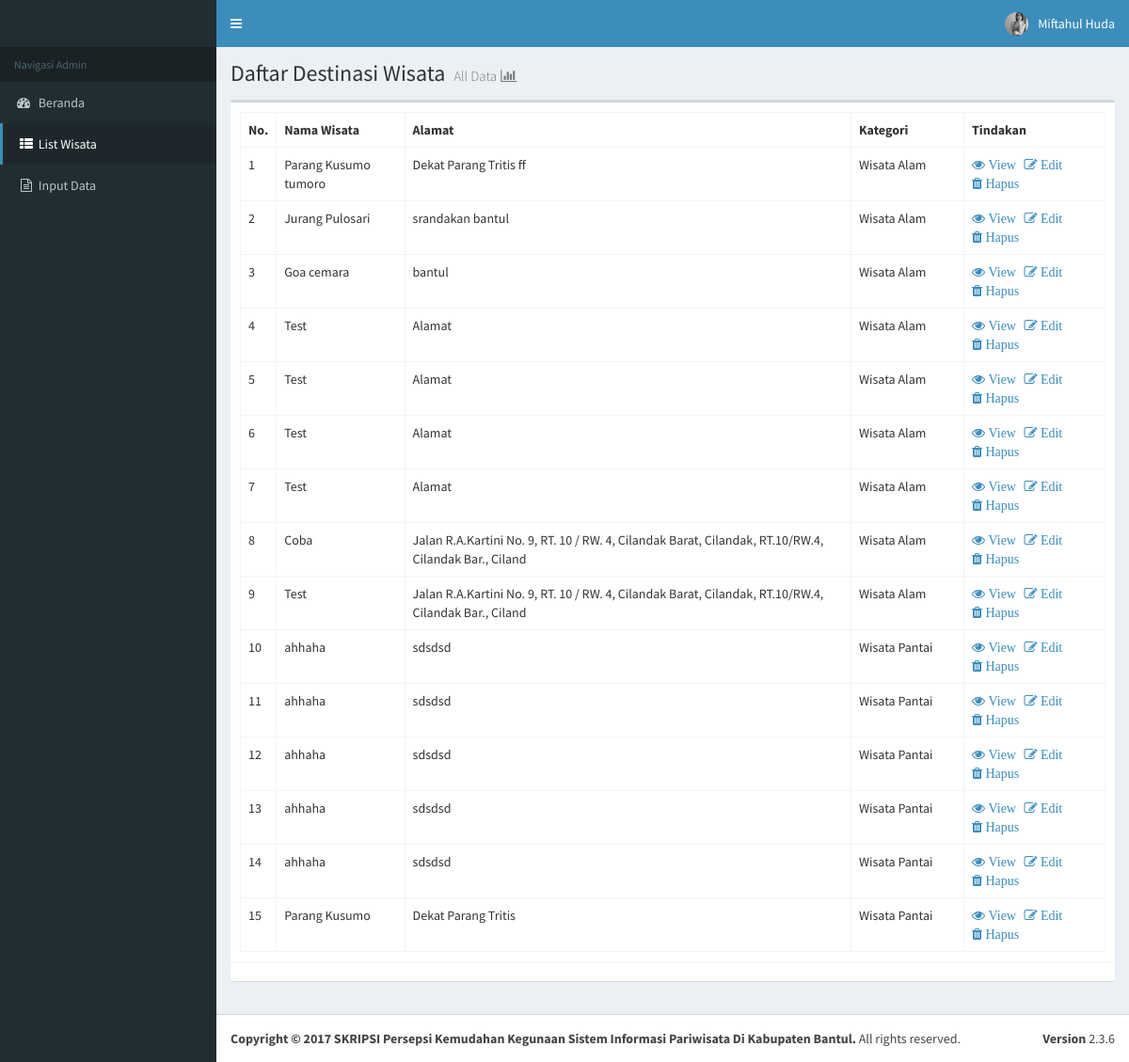
/admin/list_wisata.php (signed in), run on an earlier commit of the app's database.
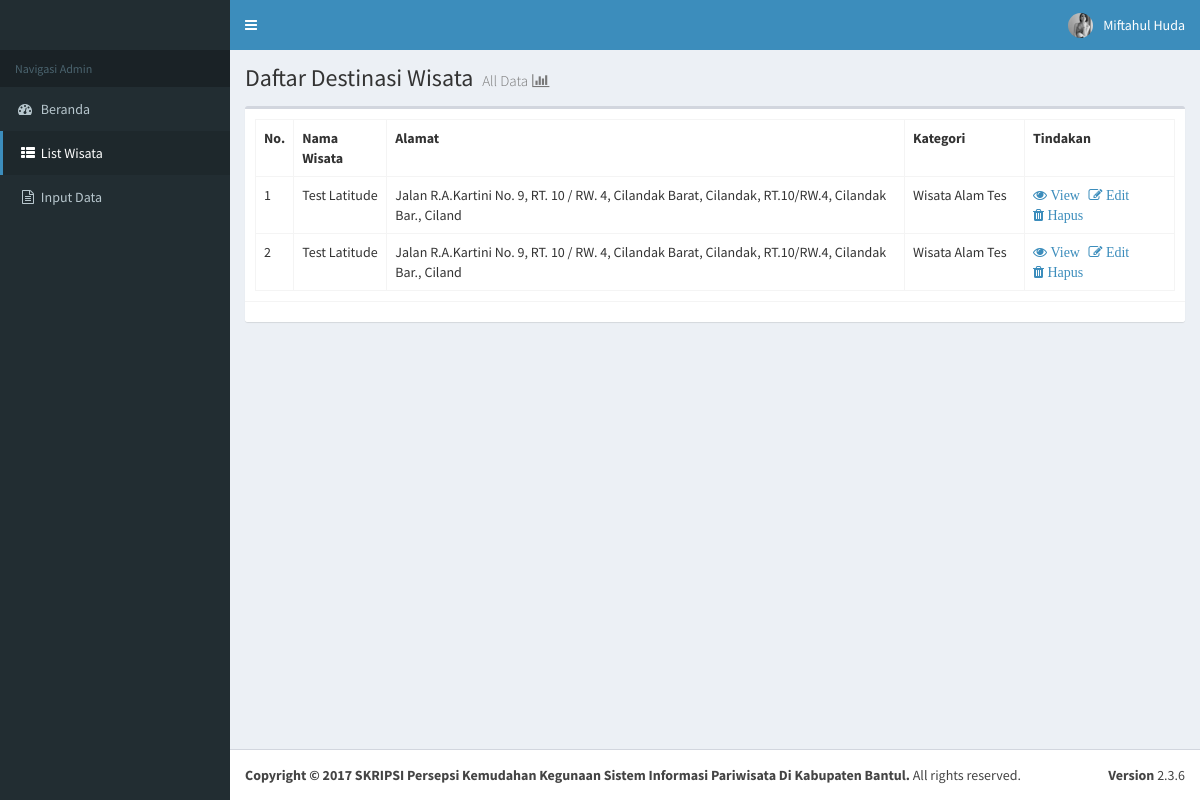
And on a later commit of the database.
### tables this page shows
CREATE TABLE `wisata` (
  `id_wisata` int(5) NOT NULL,
  `nama_wisata` varchar(30) NOT NULL,
  `alamat` varchar(100) NOT NULL,
  `id_kategori` int(2) NOT NULL,
  `deskripsi` text NOT NULL,
  `latitude` text NOT NULL,
  `longitude` text NOT NULL
);

CREATE TABLE `kategori` (
  `id_kategori` int(1) NOT NULL,
  `nama_kategori` varchar(15) NOT NULL
);

### admin/list_wisata.php (the view, shortened to what this page needs)
<?php
include "../konfigurasi/config.php";
?>
<!DOCTYPE html>
<html>
<head>
  <link rel="stylesheet" href="../bootstrap/css/bootstrap.min.css">
  <link rel="stylesheet" href="https://cdnjs.cloudflare.com/ajax/libs/font-awesome/4.5.0/css/font-awesome.min.css">
  <link rel="stylesheet" href="https://cdnjs.cloudflare.com/ajax/libs/ionicons/2.0.1/css/ionicons.min.css">
  <link rel="stylesheet" href="../dist/css/AdminLTE.min.css">
  <link rel="stylesheet" href="../dist/css/skins/_all-skins.min.css">
  <link rel="stylesheet" href="../plugins/iCheck/flat/blue.css">
  <link rel="stylesheet" href="../plugins/morris/morris.css">
  <link rel="stylesheet" href="../plugins/jvectormap/jquery-jvectormap-1.2.2.css">
  <link rel="stylesheet" href="../plugins/datepicker/datepicker3.css">
  <link rel="stylesheet" href="../plugins/daterangepicker/daterangepicker.css">
  <link rel="stylesheet" href="../plugins/bootstrap-wysihtml5/bootstrap3-wysihtml5.min.css">
</head>
<body class="hold-transition skin-blue sidebar-mini">
<div class="wrapper">
  <header class="main-header">
    <nav class="navbar navbar-static-top">
      <a href="#" class="sidebar-toggle" data-toggle="offcanvas" role="button">
		</a>
<div class="navbar-custom-menu">
        <ul class="nav navbar-nav">
          <li class="dropdown user user-menu">
            <a href="#" class="dropdown-toggle" data-toggle="dropdown">
              <img src="../dist/img/user3-128x128.jpg" class="user-image" alt="User Image">
              <span class="hidden-xs">Miftahul Huda</span>
            </a>
          </li>
        </ul>
      </div>
    </nav>
  </header>
  <aside class="main-sidebar">
    <section class="sidebar">
      <ul class="sidebar-menu">
        <li class="header">Navigasi Admin</li>
        <li>
          <a href="../konfigurasi/index.php">
            <i class="fa fa-dashboard"></i> <span>Beranda</span>
              </a>
        </li>
        <li class="active treeview">
          <a href="list_wisata.php">
            <i class="fa fa-fw fa-th-list"></i> <span>List Wisata</span>
              </a>
        </li>
        <li>
          <a href="input_wisata.php">
            <i class="fa fa-fw fa-file-text-o"></i> <span>Input Data</span>
              </a>
        </li>
    </section>
  </aside>
  <div class="content-wrapper">
    <section class="content-header">
      <h1>
        Daftar Destinasi Wisata
        <small>All Data <i class="fa fa-fw fa-bar-chart"></i></small>
      </h1>
    </section>
 <section class="content">
      <div class="row">
        <div class="col-md-12">
          <div class="box">
            <div class="box-body">
              <?php
                    $sqlwisata = "SELECT wisata.id_wisata, wisata.nama_wisata, wisata.alamat, wisata.id_kategori, kategori.nama_kategori FROM wisata, kategori WHERE wisata.id_kategori = kategori.id_kategori";
                    $hasil = $db->query($sqlwisata);
                    $nomer = 0;
                     if ($hasil->num_rows > 0) {
                       echo "
                         <table class='table table-bordered'>
                <tr>
                  <th style='width: 10px'>No.</th>
                  <th>Nama Wisata</th>
                  <th> Alamat</th>
                  <th style='width: 120px'> Kategori</th>
                  <th style='width: 150px'> Tindakan </th>
                </tr> ";
                    while($data=$hasil->fetch_assoc()){
                      $nomer++;
                      echo "
                <tr>
                  <td>  $nomer </td>
                  <td>" .$data["nama_wisata"]."</td>
                  <td>" .$data["alamat"]. "</td>
                  <td>" .$data["nama_kategori"]. "</td>
                  <td><a href='view_wisata.php?id_wisata=".$data["id_wisata"]."' class='fa fa-eye'> View </a> &nbsp;
                  <a href='edit_wisata.php?id_wisata=".$data["id_wisata"]."' class='fa fa-edit'> Edit </a> &nbsp;
                  <a href='#' onclick='hapus($data[id_wisata])' class='fa fa-trash'> Hapus </a>
                </td>
                </tr>";}
                echo " </table>";
                     } else {
                      echo "0 results";
                     }
                    ?>
            </div>
            <div class="box-footer clearfix">
            </div>
          </div>
        </div>
      </div>
    </section>
  </div>
  <footer class="main-footer">
    <div class="pull-right hidden-xs">
      <b>Version</b> 2.3.6
    </div>
    <strong>Copyright &copy; 2017 SKRIPSI Persepsi Kemudahan Kegunaan Sistem Informasi Pariwisata Di Kabupaten Bantul.</strong> All rights reserved.
  </footer>
</div>
</body>
</html>

What changed in the data, as far as the page shows it:
removed wisata: nama_wisata "Parang Kusumo tumoro", alamat "Dekat Parang Tritis ff", id_kategori.nama_kategori "Wisata Alam"
removed wisata: nama_wisata "Jurang Pulosari", alamat "srandakan bantul", id_kategori.nama_kategori "Wisata Alam"
removed wisata: nama_wisata "Goa cemara", alamat "bantul", id_kategori.nama_kategori "Wisata Alam"
removed wisata: nama_wisata "Test", alamat "Alamat", id_kategori.nama_kategori "Wisata Alam"
removed wisata: nama_wisata "Test", alamat "Alamat", id_kategori.nama_kategori "Wisata Alam"
removed wisata: nama_wisata "Test", alamat "Alamat", id_kategori.nama_kategori "Wisata Alam"
removed wisata: nama_wisata "Test", alamat "Alamat", id_kategori.nama_kategori "Wisata Alam"
removed wisata: nama_wisata "Coba", alamat "Jalan R.A.Kartini No. 9, RT. 10 / RW. 4, Cilandak Barat, Cilandak, RT.10/RW.4, Cilandak Bar., Ciland", id_kategori.nama_kategori "Wisata Alam"
removed wisata: nama_wisata "Test", alamat "Jalan R.A.Kartini No. 9, RT. 10 / RW. 4, Cilandak Barat, Cilandak, RT.10/RW.4, Cilandak Bar., Ciland", id_kategori.nama_kategori "Wisata Alam"
removed wisata: nama_wisata "ahhaha", alamat "sdsdsd", id_kategori.nama_kategori "Wisata Pantai"
removed wisata: nama_wisata "ahhaha", alamat "sdsdsd", id_kategori.nama_kategori "Wisata Pantai"
removed wisata: nama_wisata "ahhaha", alamat "sdsdsd", id_kategori.nama_kategori "Wisata Pantai"
removed wisata: nama_wisata "ahhaha", alamat "sdsdsd", id_kategori.nama_kategori "Wisata Pantai"
removed wisata: nama_wisata "ahhaha", alamat "sdsdsd", id_kategori.nama_kategori "Wisata Pantai"
removed wisata: nama_wisata "Parang Kusumo", alamat "Dekat Parang Tritis", id_kategori.nama_kategori "Wisata Pantai"
added wisata: nama_wisata "Test Latitude", alamat "Jalan R.A.Kartini No. 9, RT. 10 / RW. 4, Cilandak Barat, Cilandak, RT.10/RW.4, Cilandak Bar., Ciland", id_kategori.nama_kategori "Wisata Alam Tes"
added wisata: nama_wisata "Test Latitude", alamat "Jalan R.A.Kartini No. 9, RT. 10 / RW. 4, Cilandak Barat, Cilandak, RT.10/RW.4, Cilandak Bar., Ciland", id_kategori.nama_kategori "Wisata Alam Tes"
